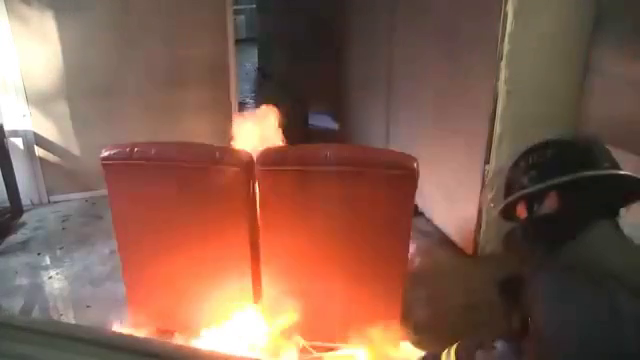
#> input picture frame 65 of 4_week/fire.mp4, 640 x 360 px, given in place of video36.avi, which was not available
$ python video_dilate.py
#> lines starting #> are read from the running program, lines starting #| are printed output that depends on the picture; after the words box and inside, x2 and y2 are one past the last pixel; in counts of white or black regions, pixels touching at a corner belong together; pictures that were not available may be replaced by others from this repository, and a replacement may not be noted
import cv2
import numpy as np

cap = cv2.VideoCapture("video36.avi");
kernel = np.ones((5,5), np.uint8)

while True:
    success, img = cap.read()
#> img is the input picture: shape (360, 640, 3); mean B, G, R 78.6, 94.5, 131.4
    imgCanny = cv2.Canny(img, 120, 120)
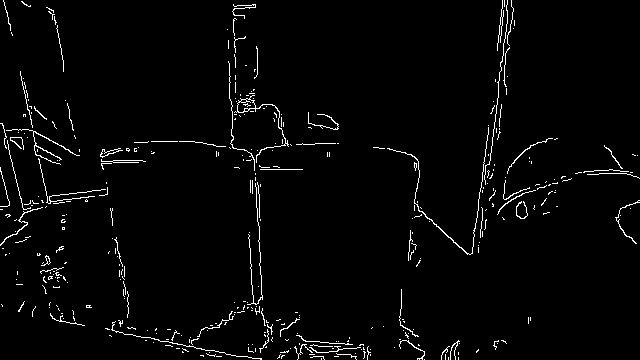
#> imgCanny: shape (360, 640); 2.5% white in thin lines or dots
    imgDilate = cv2.dilate(imgCanny, kernel, iterations=1)
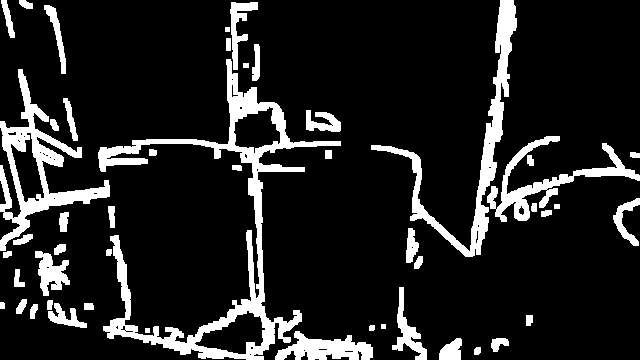
#> imgDilate: shape (360, 640); 13.4% white; 49 white regions, largest, box (x1, y1, x2, y2) and area: (98, 59, 341, 360) 9714, (0, 69, 110, 251) 4571, (371, 0, 517, 257) 4528
    cv2.imshow("video",imgDilate)

    if cv2.waitKey(30) & 0XFF == ord('q'):
#> (key q is pressed here)
        break

$ run again, starting later in the video
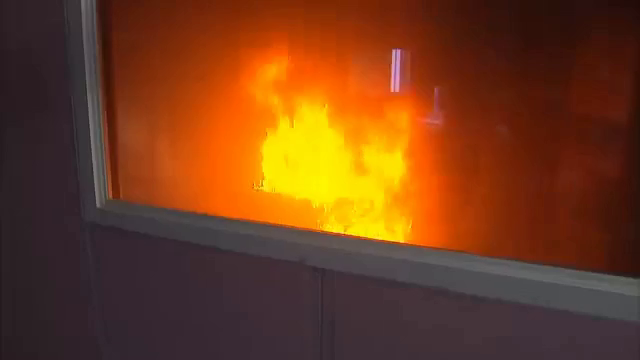
#> input picture frame 295 of 4_week/fire.mp4, 640 x 360 px, given in place of video36.avi, which was not available
#> img is the input picture: shape (360, 640, 3); mean B, G, R 28.5, 61.4, 112.8
#> `imgCanny = cv2.Canny(img, 120, 120)`:
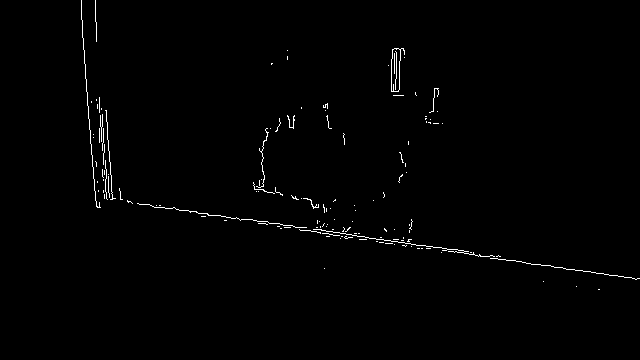
#> imgCanny: shape (360, 640); 0.85% white in thin lines or dots, all inside (x1, y1, x2, y2) = (81, 0, 640, 290)
#> `imgDilate = cv2.dilate(imgCanny, kernel, iterations=1)`:
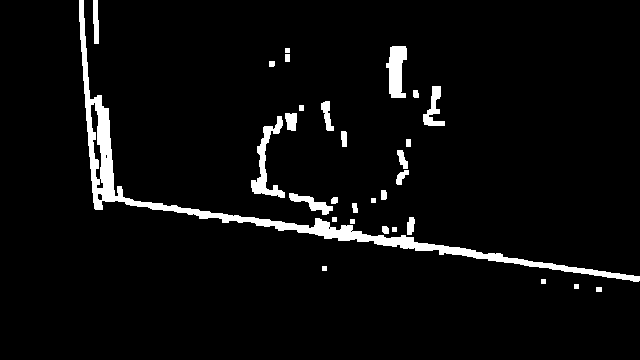
#> imgDilate: shape (360, 640); 4.6% white; 30 white regions, largest, box (x1, y1, x2, y2) and area: (79, 0, 640, 282) 6487, (251, 116, 285, 198) 847, (386, 46, 407, 98) 760

$ run again, starting later in the video
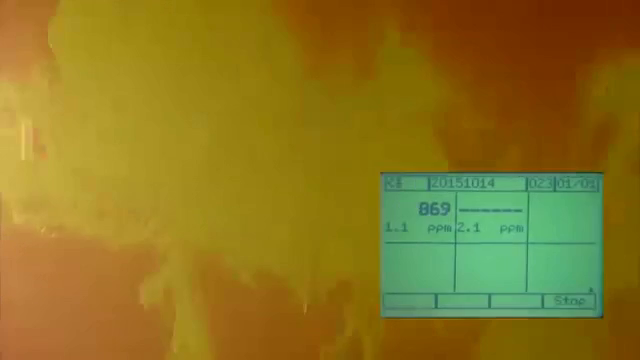
#> input picture frame 524 of 4_week/fire.mp4, 640 x 360 px, given in place of video36.avi, which was not available
#> img is the input picture: shape (360, 640, 3); mean B, G, R 33.2, 118, 139.6
#> `imgCanny = cv2.Canny(img, 120, 120)`:
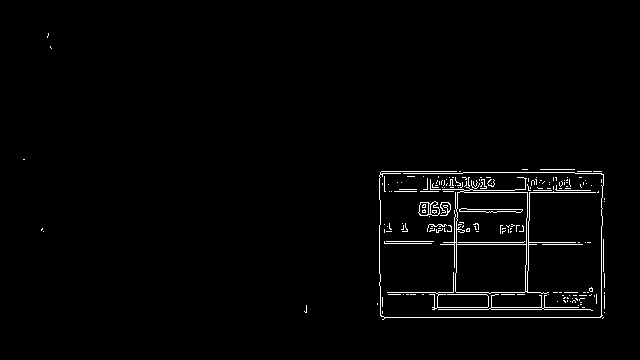
#> imgCanny: shape (360, 640); 1.7% white in thin lines or dots, all inside (x1, y1, x2, y2) = (23, 33, 605, 320)
#> `imgDilate = cv2.dilate(imgCanny, kernel, iterations=1)`:
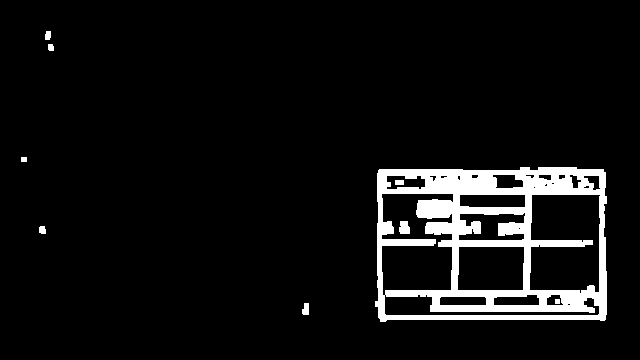
#> imgDilate: shape (360, 640); 6.9% white; 9 white regions, largest, box (x1, y1, x2, y2) and area: (375, 167, 607, 322) 15497, (399, 221, 410, 234) 123, (302, 303, 309, 315) 71
